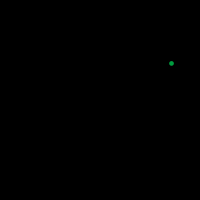
Frame 1 (no input)
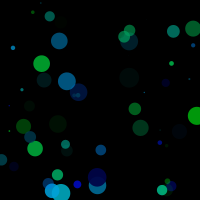
Frame 60 (the mouse pressed at the canvas centre just before this capture)
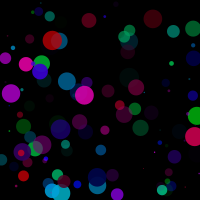
Frame 120 (the mouse held since frame 60 and released just before this capture)

The Processing sketch that drew these frames (run headless with seeded random() and noise(); from frame 60 on, the mouse is pressed at the canvas centre):

// Processing sketch: processing_117883
// ── processing_117883.pde

float r;
float g;
float b;
float a;

float diam;
float x;
float y;


float rMax = 0;
float gMax = 255;
float bMax = 255;

int bkg;

 
//--------------------------
void setup(){
  size(200,200);
  background(0);
  smooth();
}

 
//--------------------------
void draw(){
  
  r = random(rMax);
  g = random(gMax);
  b = random(bMax);
  a = random(255);
  
  diam = random(20);
  x = random(width);
  y = random(height);
  
  noStroke();
  fill(r,g,b,a);
  ellipse(x,y,diam,diam);
 
}

 
//--------------------------
void keyPressed() {
  if (bkg == 0) {
    bkg = 255;
  } else {
    bkg = 0;
  }
}

 
//--------------------------
void mousePressed(){
  if(rMax == 0){
    rMax = 255;
    gMax = 0;
    background (bkg);
  }else if(gMax == 0){
    gMax = 255;
    bMax = 0;
   background (bkg);
  }else{
    bMax = 255;
    rMax = 0;
    background (bkg);
  }
    println();
    println();
    println("red is random " + (int)rMax + ", green is random " + (int)gMax + ", blue is random " + (int)bMax);
}
